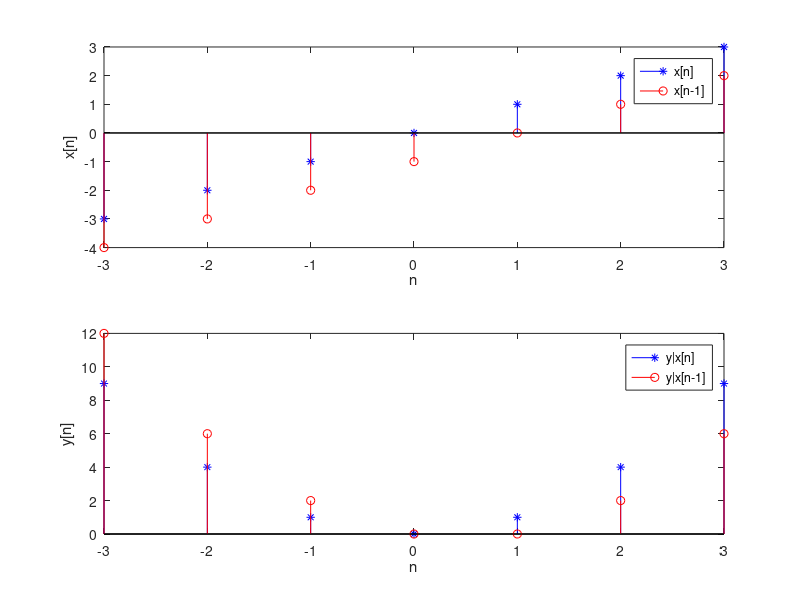

MATLAB code for this plot:
clc; clear;

y = @(n, x) n .* x;

% not time-invariant
n = -3:3;
x1 = n;
x2 = n-1;

subplot(2, 1, 1);
stem(n, x1, 'b*'); hold on;
stem(n, x2, 'ro');
xlabel('n'); ylabel('x[n]');
legend('x[n]', 'x[n-1]');

subplot(2, 1, 2);
stem(n, y(n, x1), 'b*'); hold on;
stem(n, y(n, x2), 'ro');
xlabel('n'); ylabel('y[n]');
legend('y|x[n]', 'y|x[n-1]');